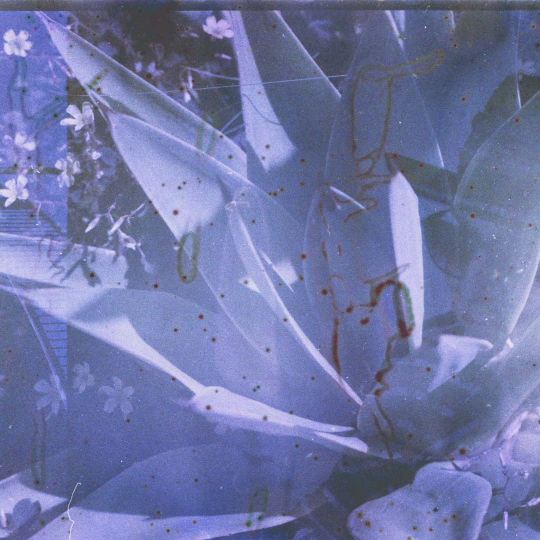
#> input picture JPEG/0.jpg, 1080 x 1080 px (shown at 1/2 size); its folder holds 4 pictures in this run
$ python imageGen.py
#> lines starting #> are read from the running program, lines starting #| are printed output that depends on the picture


import os
import cv2
import numpy as np
import matplotlib.pyplot as plt
import mplcursors
from sklearn.cluster import KMeans
from sklearn.preprocessing import StandardScaler
from sklearn.decomposition import PCA
from sklearn.pipeline import make_pipeline
import json

# Specify the path to your image dataset folder
dataset_path = "./JPEG"

# Load images from the dataset folder
image_paths = [os.path.join(dataset_path, file) for file in os.listdir(dataset_path) if file.endswith(('.jpg', '.png'))]
image_names = [os.path.splitext(os.path.basename(path))[0] for path in image_paths]  # Extract image names without extensions

# Read images and convert them to grayscale (adjust as needed)
images = [cv2.imread(img_path, cv2.IMREAD_GRAYSCALE) for img_path in image_paths]
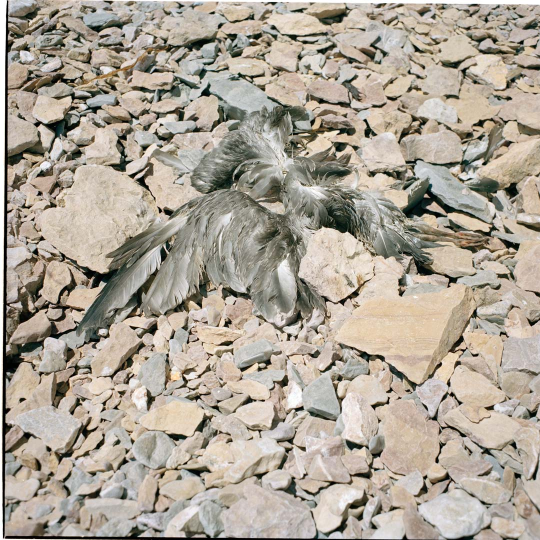
#> input picture JPEG/1.jpg, 1080 x 1080 px (shown at 1/2 size)
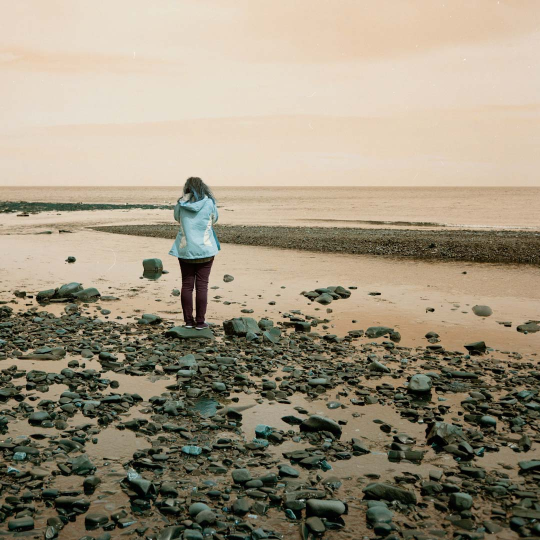
#> input picture JPEG/10.jpg, 1080 x 1080 px (shown at 1/2 size)
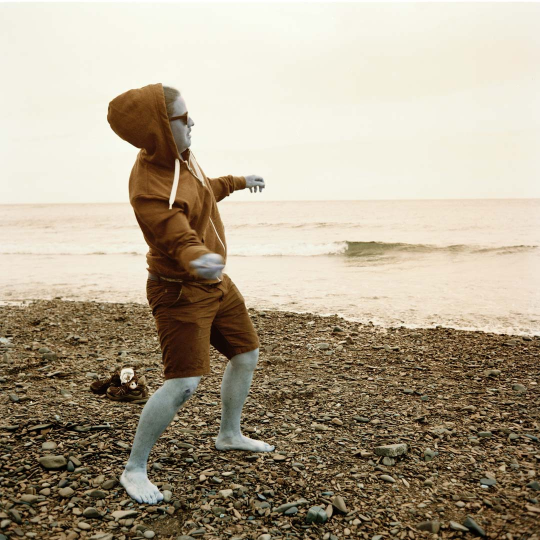
#> input picture JPEG/11.jpg, 1080 x 1080 px (shown at 1/2 size)
#> images = 4 items

# Flatten the images into vectors
n_samples, n_features = len(images), images[0].size
#> n_samples = 4; n_features = 1166400
data = np.array(images).reshape((n_samples, n_features))

# Scale the data
data = StandardScaler().fit_transform(data)

# Reduce dimensionality with PCA (optional)
n_components = 2
pca = PCA(n_components=n_components)
data = pca.fit_transform(data)
#> data = [[-817.9, -722], [-690.3, 888.3], [463.4, -337.8], [1044.7, 171.5]]

# Perform k-means clustering with 12 clusters
n_clusters = 12  # You can change this to the desired number of clusters
kmeans = KMeans(n_clusters=n_clusters)
#> (the run stopped early here; a loop or call above may not have finished)
